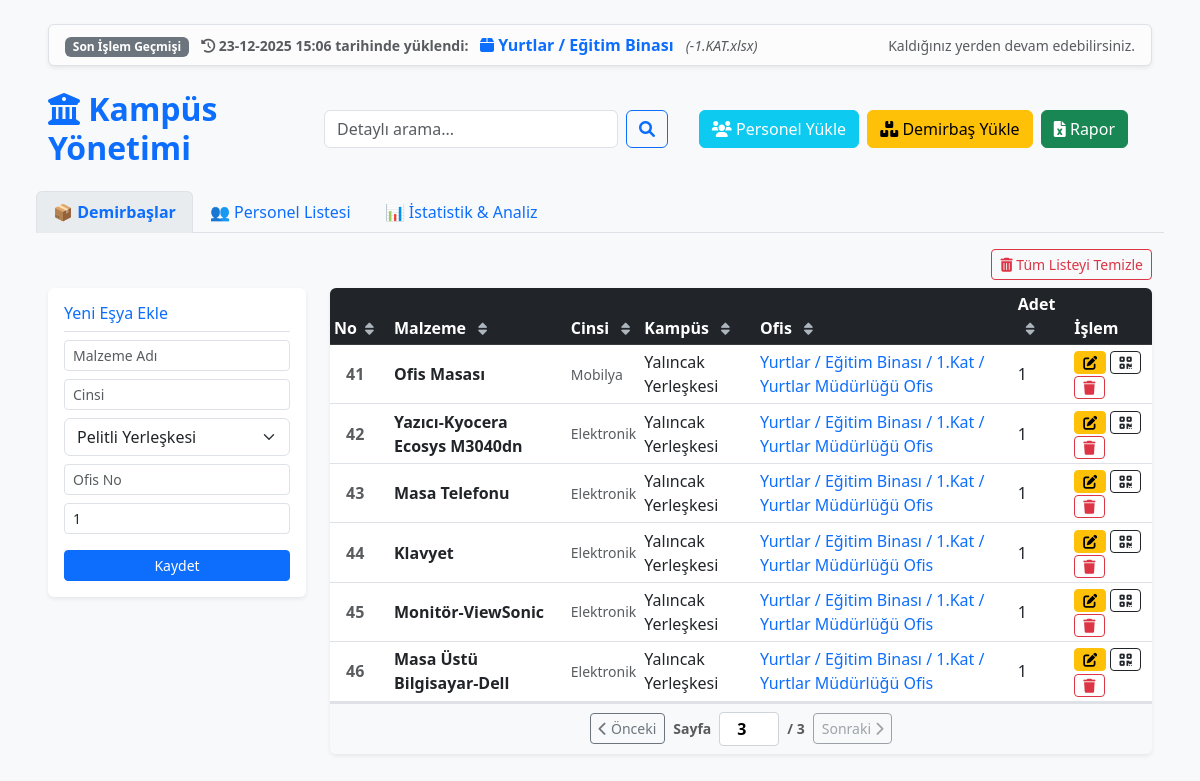
The app's page /?sayfa_d=3&sayfa_p=1&q=&tab=demirbas with its own data.
### tables this page shows
CREATE TABLE yukleme_gecmisi (
            id INTEGER PRIMARY KEY AUTOINCREMENT,
            dosya_adi TEXT,
            hedef_konum TEXT,
            tur TEXT,
            tarih TEXT
        );

CREATE TABLE demirbaslar (
            id INTEGER PRIMARY KEY AUTOINCREMENT,
            ad TEXT NOT NULL,
            konum TEXT NOT NULL,
            adet INTEGER NOT NULL,
            tarih TEXT NOT NULL
        , personel TEXT, kampus TEXT, cinsi TEXT);

### app.py (the view, shortened to what this page needs)
@app.route('/')
def index():
    aktif_tab = request.args.get('tab', 'demirbas')
    arama_terimi = request.args.get('q', '')
    analiz_turu = request.args.get('analiz_turu', 'demirbas')
    ist_malzeme = request.args.get('ist_malzeme', '')
    ist_kampus = request.args.get('ist_kampus', '')
    ist_konum = request.args.get('ist_konum', '')
    ist_p_ad = request.args.get('ist_p_ad', '')
    ist_p_birim = request.args.get('ist_p_birim', '')
    ist_p_kampus = request.args.get('ist_p_kampus', '')
    ist_p_ofis = request.args.get('ist_p_ofis', '')
    sayfa_d = request.args.get('sayfa_d', 1, type=int)
    sayfa_p = request.args.get('sayfa_p', 1, type=int)
    limit = 20
    offset_d = (sayfa_d - 1) * limit
    offset_p = (sayfa_p - 1) * limit
    conn = baglanti_kur()
    cur = conn.cursor()
    d_sql = "SELECT * FROM demirbaslar"
    d_c_sql = "SELECT COUNT(*) FROM demirbaslar"
    d_p = []
    if arama_terimi and aktif_tab == 'demirbas':
        t = f"%{turkce_normalize(arama_terimi)}%"
        f = " WHERE NORMALIZE(ad) LIKE ? OR NORMALIZE(konum) LIKE ? OR NORMALIZE(kampus) LIKE ?"
        d_sql += f; d_c_sql += f; d_p = [t, t, t]
    cur.execute(d_c_sql, d_p)
    total_d = cur.fetchone()[0]
    total_pages_d = (total_d + limit - 1) // limit
    d_sql += " ORDER BY id DESC LIMIT ? OFFSET ?"
    d_p.extend([limit, offset_d])
    cur.execute(d_sql, d_p)
    demirbaslar = cur.fetchall()
    p_sql = "SELECT * FROM personeller"
    p_c_sql = "SELECT COUNT(*) FROM personeller"
    p_p = []
    if arama_terimi and aktif_tab == 'personel':
        t = f"%{turkce_normalize(arama_terimi)}%"
        f = " WHERE NORMALIZE(ad_soyad) LIKE ? OR NORMALIZE(ofis) LIKE ? OR NORMALIZE(birimi) LIKE ?"
        p_sql += f; p_c_sql += f; p_p = [t, t, t]
    cur.execute(p_c_sql, p_p)
    total_p = cur.fetchone()[0]
    total_pages_p = (total_p + limit - 1) // limit
    p_sql += " ORDER BY ofis ASC LIMIT ? OFFSET ?"
    p_p.extend([limit, offset_p])
    cur.execute(p_sql, p_p)
    personeller = cur.fetchall()
    analiz_sonuclari = []
    analiz_toplam = 0
    try:
        cur.execute("SELECT * FROM yukleme_gecmisi ORDER BY id DESC LIMIT 1")
        son_yukleme = cur.fetchone()
    except:
        son_yukleme = None
    conn.close()
    return render_template('index.html',
                           demirbaslar=demirbaslar, personeller=personeller,
                           analiz_sonuclari=analiz_sonuclari, analiz_toplam=analiz_toplam, analiz_turu=analiz_turu,
                           yerleskeler=YERLESKELER, arama_terimi=arama_terimi, aktif_tab=aktif_tab,
                           sayfa_d=sayfa_d, toplam_sayfa_demirbas=total_pages_d,
                           sayfa_p=sayfa_p, toplam_sayfa_personel=total_pages_p,
                           ist_malzeme=ist_malzeme, ist_kampus=ist_kampus, ist_konum=ist_konum,
                           ist_p_ad=ist_p_ad, ist_p_birim=ist_p_birim, ist_p_kampus=ist_p_kampus, ist_p_ofis=ist_p_ofis,
                           son_yukleme=son_yukleme)

### app.py (called while the page is built)
def baglanti_kur():
    conn = sqlite3.connect(DB_NAME)
    conn.row_factory = sqlite3.Row
    conn.create_function("NORMALIZE", 1, turkce_normalize)
    return conn

### templates/index.html (shortened to what this page needs)
<!DOCTYPE html>
<html lang="tr">
<head>
    <link href="https://cdn.jsdelivr.net/npm/bootstrap@5.3.0/dist/css/bootstrap.min.css" rel="stylesheet">
    <link rel="stylesheet" href="https://cdnjs.cloudflare.com/ajax/libs/font-awesome/6.0.0/css/all.min.css">
</head>
<body class="bg-light">
<div class="container-fluid px-5 mt-4">
    {% if son_yukleme %}
    <div class="alert alert-light border shadow-sm d-flex align-items-center justify-content-between py-2 mb-4">
        <div>
            <span class="badge bg-secondary me-2">Son İşlem Geçmişi</span>
            <small class="text-muted fw-bold">
                <i class="fas fa-history"></i> {{ son_yukleme.tarih }} tarihinde yüklendi:
            </small>
            <span class="text-primary fw-bold mx-2">
                {% if son_yukleme.tur == 'Demirbaş' %}
                    <i class="fas fa-box"></i> {{ son_yukleme.hedef_konum }}
                {% else %}
                    <i class="fas fa-users"></i> {{ son_yukleme.hedef_konum }}
                {% endif %}
            </span>
            <small class="text-muted fst-italic">({{ son_yukleme.dosya_adi }})</small>
        </div>
        <small class="text-muted">Kaldığınız yerden devam edebilirsiniz.</small>
    </div>
    {% endif %}
    <div class="row align-items-center mb-4">
    <div class="row align-items-center mb-4">
        <div class="col-md-3"><h2 class="text-primary fw-bold mb-0"><i class="fas fa-university"></i> Kampüs Yönetimi</h2></div>
        <div class="col-md-4">
            {% if aktif_tab != 'istatistik' %}
            <form action="/" method="GET" class="d-flex" id="searchForm">
                <input class="form-control me-2" type="search" name="q" placeholder="Detaylı arama..." value="{{ arama_terimi if arama_terimi else '' }}">
                <button class="btn btn-outline-primary" type="submit"><i class="fas fa-search"></i></button>
            </form>
            {% endif %}
        </div>
        <div class="col-md-5 text-end">
            <button class="btn btn-info text-white me-1" data-bs-toggle="modal" data-bs-target="#uploadPersonelModal">
                <i class="fas fa-users"></i> Personel Yükle
            </button>
            <button class="btn btn-warning me-1" data-bs-toggle="modal" data-bs-target="#uploadDemirbasModal">
                <i class="fas fa-boxes"></i> Demirbaş Yükle
            </button>
            <a href="/rapor" class="btn btn-success"><i class="fas fa-file-excel"></i> Rapor</a>
        </div>
    </div>
    <ul class="nav nav-tabs mb-3" id="myTab">
        <li class="nav-item">
            <a class="nav-link {% if aktif_tab == 'demirbas' %}active{% endif %}" href="/?tab=demirbas" style="cursor: pointer;">📦 Demirbaşlar</a>
        </li>
        <li class="nav-item">
            <a class="nav-link {% if aktif_tab == 'personel' %}active{% endif %}" href="/?tab=personel" style="cursor: pointer;">👥 Personel Listesi</a>
        </li>
        <li class="nav-item">
            <a class="nav-link {% if aktif_tab == 'istatistik' %}active{% endif %}" href="/?tab=istatistik" style="cursor: pointer;">📊 İstatistik & Analiz</a>
        </li>
    </ul>
    <div class="tab-content" id="myTabContent">
        <div class="tab-pane fade" id="demirbas">
            <div class="d-flex justify-content-end mb-2">
                <a href="/sifirla-demirbas" class="btn btn-outline-danger btn-sm" onclick="return confirm('DİKKAT! Tüm demirbaş kayıtları silinecek. Emin misiniz?')"><i class="fas fa-trash-alt"></i> Tüm Listeyi Temizle</a>
            </div>
            <div class="row">
                <div class="col-md-3">
                     <div class="card p-3 shadow-sm border-0 bg-white sticky-top" style="top: 20px;">
                        <h6 class="text-primary border-bottom pb-2">Yeni Eşya Ekle</h6>
                        <form action="/ekle-demirbas" method="POST">
                            <input type="text" name="ad" class="form-control mb-2 form-control-sm" placeholder="Malzeme Adı" required>
                            <input type="text" name="cinsi" class="form-control mb-2 form-control-sm" placeholder="Cinsi">
                            <select name="kampus" class="form-select mb-2 form-control-sm">{% for yer in yerleskeler %}<option value="{{ yer }}">{{ yer }}</option>{% endfor %}</select>
                            <input type="text" name="konum" class="form-control mb-2 form-control-sm" placeholder="Ofis No" required>
                            <input type="number" name="adet" class="form-control mb-3 form-control-sm" value="1" required>
                            <button type="submit" class="btn btn-primary w-100 btn-sm">Kaydet</button>
                        </form>
                    </div>
                </div>
                <div class="col-md-9">
                    <div class="card p-0 shadow-sm border-0 overflow-hidden"> <div class="table-responsive-custom">
                            <table class="table table-hover table-sm align-middle mb-0" id="demirbasTablosu">
                                <thead class="table-dark">
                                    <tr>
                                        <th class="sortable" style="width: 60px;" onclick="tabloyuSirala(0)">
                                            No <i class="fas fa-sort small ms-1"></i>
                                        </th>
                                        <th class="sortable" onclick="tabloyuSirala(1)">
                                            Malzeme <i class="fas fa-sort small ms-2"></i>
                                        </th>
                                        <th class="sortable" onclick="tabloyuSirala(2)">
                                            Cinsi <i class="fas fa-sort small ms-2"></i>
                                        </th>
                                        <th class="sortable" onclick="tabloyuSirala(3)">
                                            Kampüs <i class="fas fa-sort small ms-2"></i>
                                        </th>
                                        <th class="sortable" onclick="tabloyuSirala(4)">
                                            Ofis <i class="fas fa-sort small ms-2"></i>
                                        </th>
                                        <th class="sortable" onclick="tabloyuSirala(5)">
                                            Adet <i class="fas fa-sort small ms-2"></i>
                                        </th>
                                        <th>İşlem</th>
                                    </tr>
                                </thead>
                                <tbody>
                                    {% for item in demirbaslar %}
                                    <tr>
                                        <td class="text-muted fw-bold ps-3">{{ loop.index + (sayfa_d - 1) * 20 }}</td>
                                        <td class="fw-bold">{{ item.ad }}</td>
                                        <td class="text-muted small">{{ item.cinsi }}</td>
                                        <td>{{ item.kampus }}</td>
                                        <td class="text-primary">{{ item.konum }}</td>
                                        <td>{{ item.adet }}</td>
                                        <td>
                                            <button class="btn btn-warning btn-sm py-0" data-bs-toggle="modal" data-bs-target="#editDemirbas{{ item.id }}"><i class="fas fa-edit"></i></button>
                                            <a href="/qr-olustur/{{ item.konum }}" target="_blank" class="btn btn-outline-dark btn-sm py-0"><i class="fas fa-qrcode"></i></a>
                                            <a href="/sil-demirbas/{{ item.id }}" class="btn btn-outline-danger btn-sm py-0"><i class="fas fa-trash"></i></a>
                                        </td>
                                    </tr>
                                    {% endfor %}
                                </tbody>
                            </table>
                        </div> {% if toplam_sayfa_demirbas > 1 %}
                        <div class="d-flex justify-content-center align-items-center gap-2 p-2 bg-light border-top">
                            <a href="/?sayfa_d={{ sayfa_d - 1 if sayfa_d > 1 else 1 }}&sayfa_p={{ sayfa_p }}&q={{ arama_terimi }}&tab=demirbas"
                               class="btn btn-sm btn-outline-secondary {% if sayfa_d == 1 %}disabled{% endif %}">
                               <i class="fas fa-chevron-left"></i> Önceki
                            </a>
                            <span class="small fw-bold text-muted">Sayfa</span>
                            <input type="number" class="page-input" value="{{ sayfa_d }}" min="1" max="{{ toplam_sayfa_demirbas }}"
                                   onchange="sayfayaGit('demirbas', this.value, '{{ sayfa_p }}', '{{ arama_terimi }}')">
                            <span class="small fw-bold text-muted">/ {{ toplam_sayfa_demirbas }}</span>
                            <a href="/?sayfa_d={{ sayfa_d + 1 if sayfa_d < toplam_sayfa_demirbas else toplam_sayfa_demirbas }}&sayfa_p={{ sayfa_p }}&q={{ arama_terimi }}&tab=demirbas"
                               class="btn btn-sm btn-outline-secondary {% if sayfa_d == toplam_sayfa_demirbas %}disabled{% endif %}">
                               Sonraki <i class="fas fa-chevron-right"></i>
                            </a>
                        </div>
                        {% endif %}
                    </div>
                </div>
            </div>
        </div>
    </div>
</div>
</body>
</html>

### templates/index.html (style rules this page uses)
.nav-tabs .nav-link.active { background-color: #e9ecef; border-bottom-color: transparent; font-weight: bold; color: #0d6efd; }
th.sortable { cursor: pointer; transition: all 0.2s ease-in-out; user-select: none; }
th.sortable i { color: #adb5bd; }
.page-input { width: 60px; text-align: center; border: 1px solid #ced4da; border-radius: 4px; padding: 4px; font-weight: bold; }
.table-responsive-custom { max-height: 65vh; overflow-y: auto; border-bottom: 1px solid #dee2e6; }
.table-responsive-custom thead th { position: sticky; top: 0; background-color: #212529; color: white; z-index: 1; box-shadow: 0 2px 2px -1px rgba(0, 0, 0, 0.4); }

### records on screen
yukleme_gecmisi: tarih "23-12-2025 15:06", hedef_konum "Yurtlar / Eğitim Binası", dosya_adi "-1.KAT.xlsx"
demirbaslar: ad "Ofis Masası", cinsi "Mobilya", kampus "Yalıncak Yerleşkesi", konum "Yurtlar / Eğitim Binası / 1.Kat / Yurtlar Müdürlüğü Ofis", adet "1"
demirbaslar: ad "Yazıcı-Kyocera Ecosys M3040dn", cinsi "Elektronik", kampus "Yalıncak Yerleşkesi", konum "Yurtlar / Eğitim Binası / 1.Kat / Yurtlar Müdürlüğü Ofis", adet "1"
demirbaslar: ad "Masa Telefonu", cinsi "Elektronik", kampus "Yalıncak Yerleşkesi", konum "Yurtlar / Eğitim Binası / 1.Kat / Yurtlar Müdürlüğü Ofis", adet "1"
demirbaslar: ad "Klavyet", cinsi "Elektronik", kampus "Yalıncak Yerleşkesi", konum "Yurtlar / Eğitim Binası / 1.Kat / Yurtlar Müdürlüğü Ofis", adet "1"
demirbaslar: ad "Monitör-ViewSonic", cinsi "Elektronik", kampus "Yalıncak Yerleşkesi", konum "Yurtlar / Eğitim Binası / 1.Kat / Yurtlar Müdürlüğü Ofis", adet "1"
demirbaslar: ad "Masa Üstü Bilgisayar-Dell", cinsi "Elektronik", kampus "Yalıncak Yerleşkesi", konum "Yurtlar / Eğitim Binası / 1.Kat / Yurtlar Müdürlüğü Ofis", adet "1"

### other values on screen
{{ toplam_sayfa_demirbas }} "3"
form field kampus "Pelitli Yerleşkesi"
